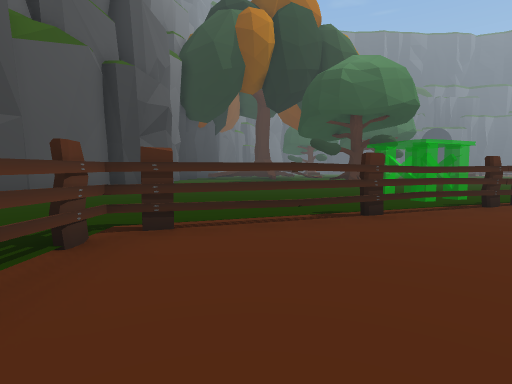
view 1 (above)

24 first-person views from a walk through a 3-D level made in the Unity game engine. The camera is 1.3 m above the floor, tilts 4° down and sees 80° across. The floor is counted in squares, 2 m on a side. Each view is taken from the middle of a square. On the plan, view 1 faces up. The plan holds only what a view shows up to about 10 squares ahead; the rest is blank. The place goes on beyond the plan. The player is left out. Some surface patterns are stand-ins.

view 2
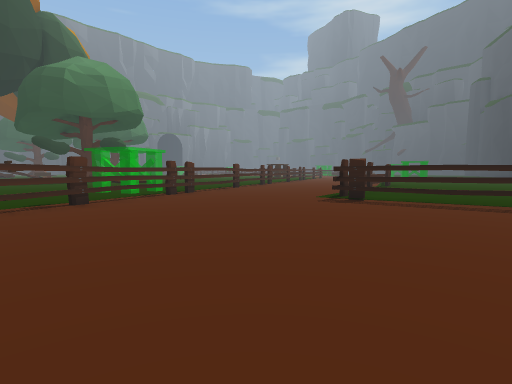

view 3
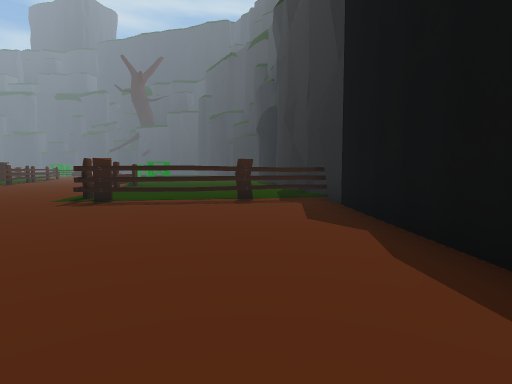

view 4
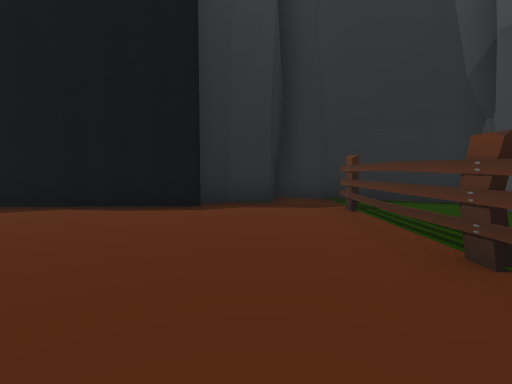

view 5
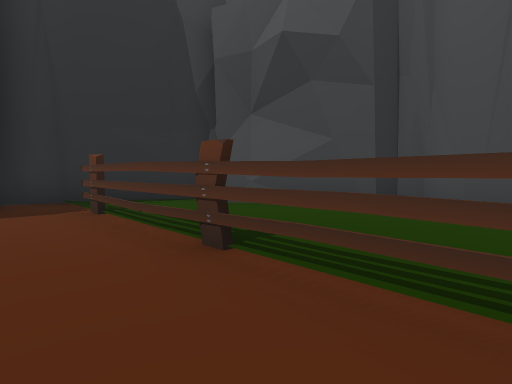

view 6
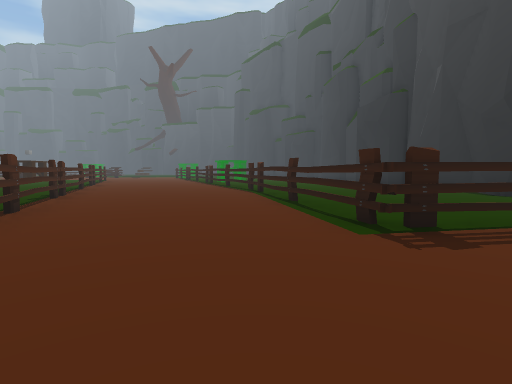

view 7
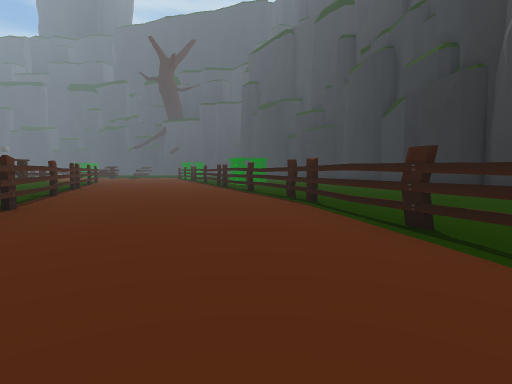

view 8
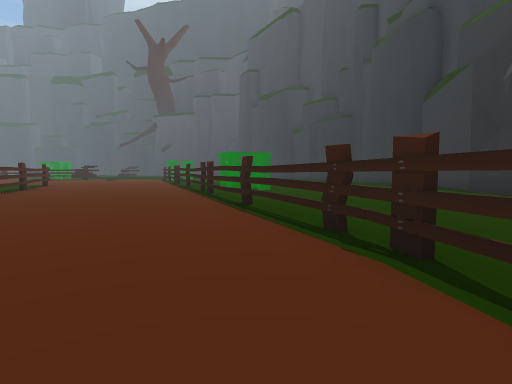

view 9
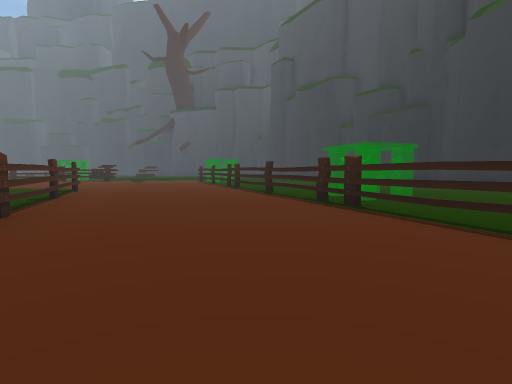

view 10
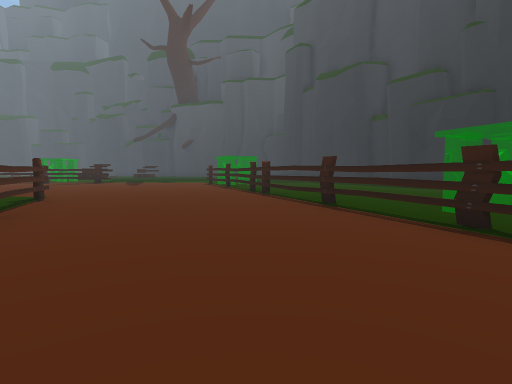

view 11
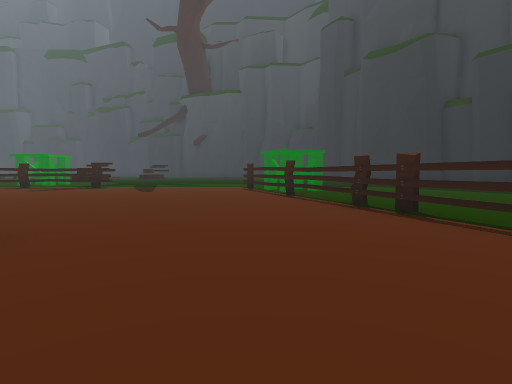

view 12
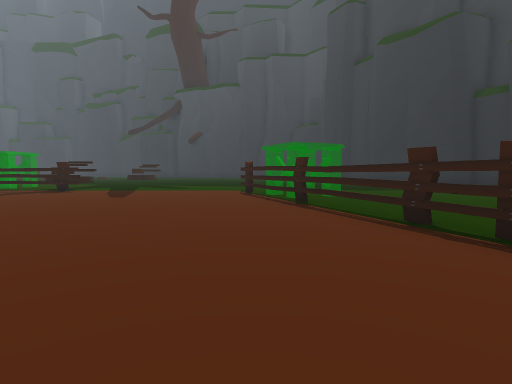

view 13
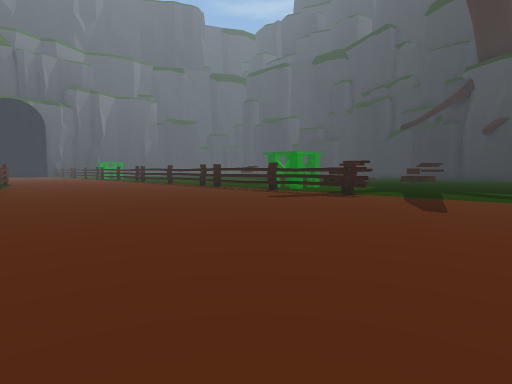

view 14
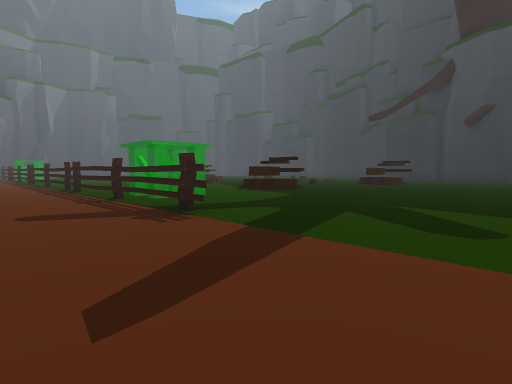

view 15
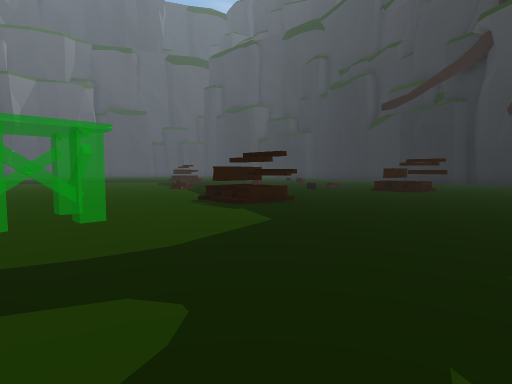

view 16
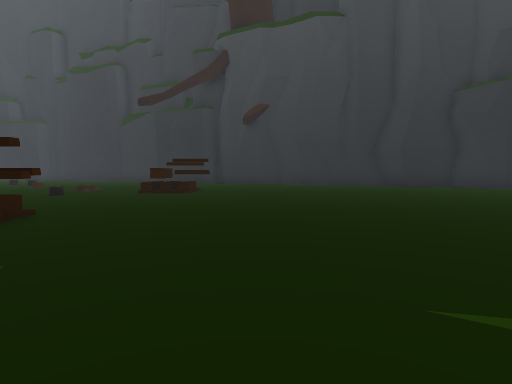

view 17
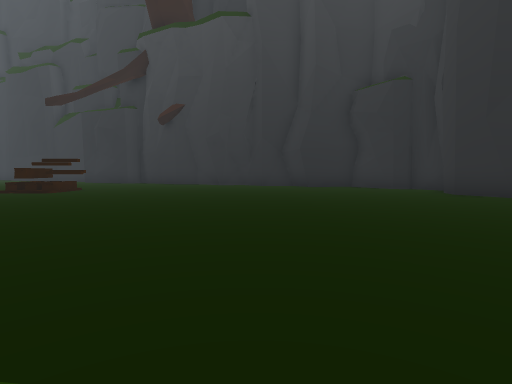

view 18
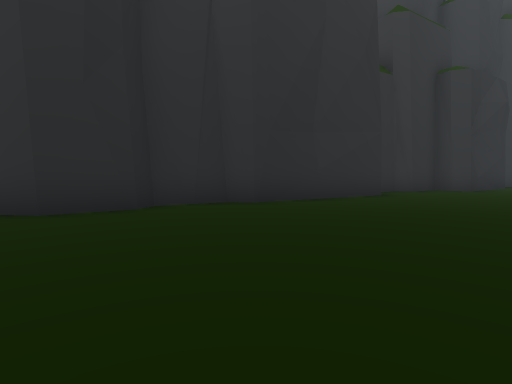

view 19
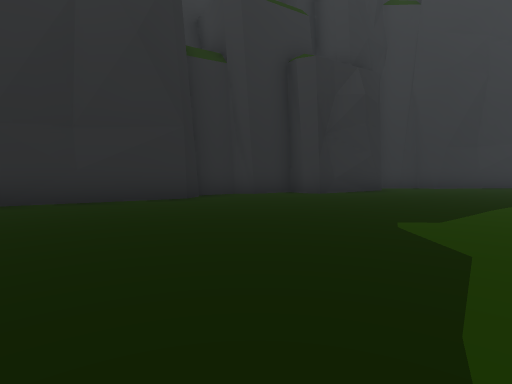

view 20
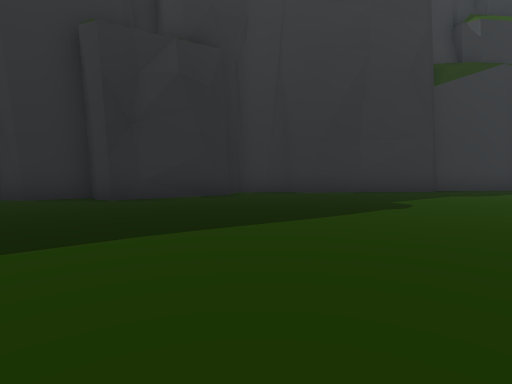

view 21
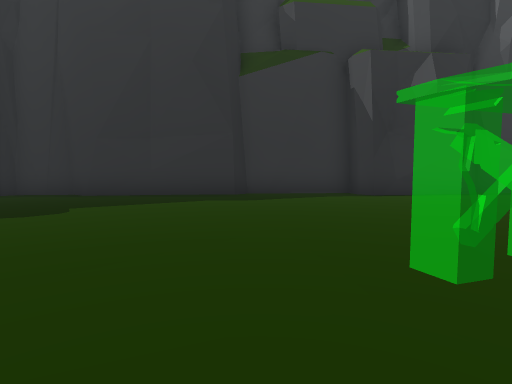

view 22
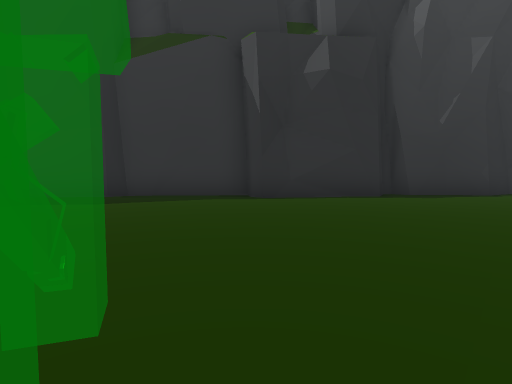

view 23
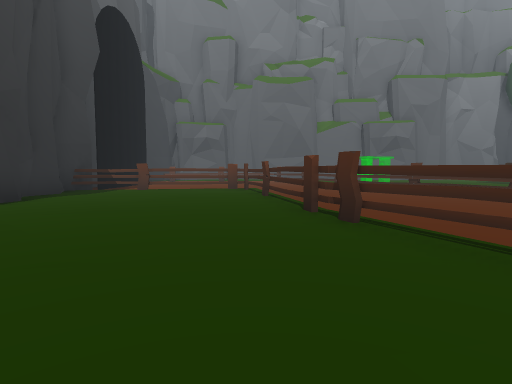

view 24
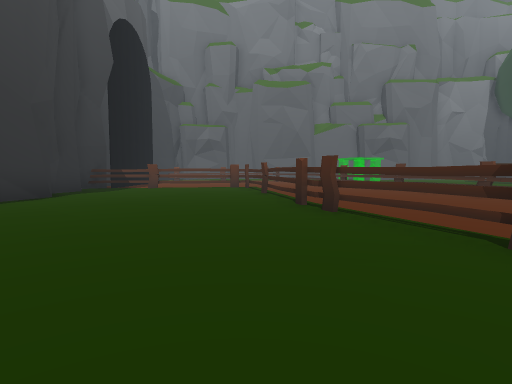

### Floor plan
Key: @ floor where view 1 was taken; # wall or solid block; x gap in a wall; . floor; = window, fence, low wall or low ledge; T thing the floor can be seen under or through; O other object.
Columns run from 6 left of view 1 to 43 right of it. Each row starts with its distance up from view 1.
 26                                        ..
 25                                        ...
 24                                     .# ....
 23                                x..  .x......
 22                                 ... .#......    ..
 21                                ......#......   ...
 20                                ......#.....  .....
 19                                ......x....OO......
 18                                ......T....OO....OO
 17                                ......T..........OO
 16                               .......T............
 15                              .....................
 14                             ......................
 13                             ##....................
 12                          .###.....................
 11                         ##........................
 10  ##   ....          .###...........###. ..........
  9  #   .......     .##x#...........TT... . .........
  8  # ........    .###...........TTT.................
  7  #...........###............TT....................
  6  #........#x##...........TTT......................
  5   ......###............TT.....................###
  4   ...=###...........TTT.....................###
  3     .#...........TxT.......................##
  2 # ..#.......#x#xT........................###
  1 # ..#.......x............................#
  0 ##..x.@.....T........................#.###
 -1  #..#........T.....................#####
 -2  ##.#........T.................##..#
 -3   #.#........T.....#################
 -4   #....######T######
 -5   ###.##

Where each view was taken, in squares from view 1:
view 1: 0 up, 0 right, facing up
view 2: 2 down, 0 right, facing up-right
view 3: 2 down, 0 right, facing right
view 4: 2 up, 0 right, facing down
view 5: 2 up, 0 right, facing down-left
view 6: 3 up, 3 right, facing right
view 7: 4 up, 6 right, facing right
view 8: 4 up, 10 right, facing right
view 9: 7 up, 13 right, facing right
view 10: 8 up, 16 right, facing right
view 11: 10 up, 20 right, facing right
view 12: 10 up, 22 right, facing right
view 13: 12 up, 24 right, facing up-right
view 14: 12 up, 29 right, facing up-right
view 15: 14 up, 32 right, facing up-right
view 16: 15 up, 33 right, facing right
view 17: 11 up, 33 right, facing right
view 18: 10 up, 38 right, facing down
view 19: 9 up, 33 right, facing down
view 20: 7 up, 28 right, facing down
view 21: 6 up, 22 right, facing down
view 22: 5 up, 19 right, facing down
view 23: 2 up, 17 right, facing left
view 24: 2 up, 18 right, facing left
